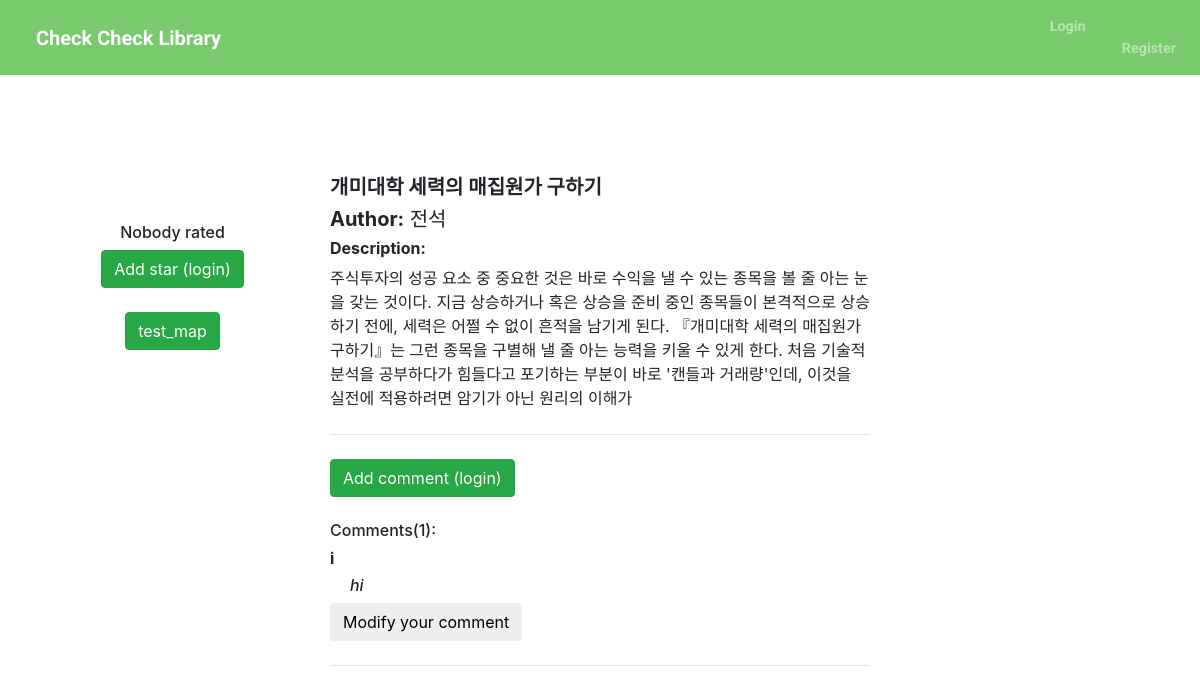
The page /book/9791196119584 on the database its author committed.
### books/models.py (models this page shows, shortened)
class Book(models.Model):
    title = models.CharField(max_length=300)
    slug = models.SlugField(unique=True)
    description = models.TextField(max_length=10000000, default="About book")
    image = models.ImageField(
        default='default_book.png', upload_to='books_pics')
    author = models.CharField(max_length=100)
    publish_date = models.DateField(blank=True, null=True, default='')
    last_rating = models.IntegerField(default=0)
    @property
    def actual_rating(self):
        list_of_stars = []
        for star in range(self.last_rating):
            list_of_stars.append(star)
        return list_of_stars

class BookComment(models.Model):
    book = models.ForeignKey(Book, on_delete=models.CASCADE, related_name='comments')
    user = models.ForeignKey(User, on_delete=models.PROTECT)
    text = models.CharField(max_length=300)

### books/views.py (the view, shortened to what this page needs)
# urls.py: path('book/<slug:slug>', BookDetailView.as_view(), name='bookDetail'),
class BookDetailView(FormMixin, DetailView):
    model = Book
    form_class = CommentForm
    def get_context_data(self, **kwargs):
        context = super().get_context_data(**kwargs)
        context['form'] = self.get_form()
        context['comments'] = BookComment.objects.filter(
            book=self.object).order_by('-id')
        return context

### books/templates/books/book_detail.html
{% extends "base.html" %}
{% load crispy_forms_tags %}
{% block content %}
<div class="row">
    <div class="col-md-4 bookDetailLeftSide">
        <img class="bookImage" src="{{ book.image }}" alt=""> <br>
        {% if book.actual_rating %}
        {% for rate in book.actual_rating %}
        <span class="fa fa-star checked"></span>
        {% endfor %}
        <br>
        Num of rates({{ book.reviews.count }})<br>
        {% else %}
        <br>
        <h6>Nobody rated</h6>
        {% endif %}
        {% if user.is_authenticated %}
        Give star:
        <a href="{% url 'rate_book' slug=book.slug rating=1 %}">1</a>
        <a href="{% url 'rate_book' slug=book.slug rating=2 %}">2</a>
        <a href="{% url 'rate_book' slug=book.slug rating=3 %}">3</a>
        <a href="{% url 'rate_book' slug=book.slug rating=4 %}">4</a>
        <a href="{% url 'rate_book' slug=book.slug rating=5 %}">5</a> <br>
        <a href="#commentBox">Num of comments ({{ book.comments.count }})</a>
        {% else %}
        <a href="{% url 'login_to_comment_redirect' slug=book.slug %}">
            <button class="btn btn-success btn-xs">Add star (login)</button></a>
        {% endif %}
        <br><br>
        <a href="{% url 'map' slug=book.slug %}" class="btn btn-success btn-xs"> test_map </a>
    </div>
    <div class="col-md-8">
        <h5><strong>{{ book.title }}</strong> </h5>
        <h5><strong>Author:</strong> {{ book.author }}</h5>
        <h6><strong>Description:</strong> </h6>
        <p> {{ book.description }}</p>
        <hr class="my-4">
        <div id="commentBox">
            {% if user.is_authenticated %}
            <form method="post" class="formsWidth">
                {% csrf_token %}
                {{ form|crispy }}
                <button type="submit" class="btn btn-success">Add comment</button>
            </form>
            {% else %}
            <a href="{% url 'login_to_comment_redirect' slug=book.slug %}"><button class="btn btn-success btn-xs">Add
                    comment (login)</button></a>
            {% endif %}
            {% if comments %}
            <br> <br>
            <h6>Comments({{ book.comments.count }}):</h6>
            {% for comment in comments %}
            <div>
                <h6><strong>{{ comment.user.username }}</strong></h6>
                <h6 class="comment_text">{{ comment.text }}</h6>
                <button type="submit" class="btn btn-default">Modify your comment</button>
            </div>
            <hr class="my-4">
            {% endfor %}
            {% else %}
            <h6>No comments here yet</h6>
            {% endif %}
        </div>
    </div>
</div>
{% endblock content %}

### templates/base.html (shortened to what this page needs)
{% load static %}
<!DOCTYPE html>
<html lang="en">
<head>
    <link rel="stylesheet" href="{% static 'css/main.css' %}">
    <link rel="stylesheet" href="https://stackpath.bootstrapcdn.com/bootstrap/4.1.3/css/bootstrap.min.css"
>
    <link rel="stylesheet" href="https://cdnjs.cloudflare.com/ajax/libs/font-awesome/4.7.0/css/font-awesome.min.css">
    <link rel="stylesheet" href="https://use.fontawesome.com/releases/v5.4.2/css/all.css"
>
</head>
<header class="site-header">
    <nav class="navbar navbar-expand-md navbar-dark" style="background-color: #78CA6D;" fixed-top>
        <div class="container">
            <a class="navbar-brand mr-4" href="{% url 'home' %}"><img style="height:1.4em;" src="{% static 'icons/regal.png' %}"
                    alt=""> Check Check Library</a>
          </div>
        <div class="navbar-nav">
            {% if user.is_authenticated %}
            <a class="nav-item nav-link" href="{% url 'UserProfile' %}"><img src="{% static 'icons/profile.png' %}"
                            alt="">
                        Your account({{ user.username }})
            </a>
            <a class="nav-item nav-link" href="{% url 'logout' %}"><img src="{% static 'icons/logout.png' %}"
                            alt=""> Logout</a>
            {% else %}
            <a class="nav-item nav-link" href="{% url 'login' %}"><img src="{% static 'icons/login.png' %}" alt="">Login</a>
            <a class="nav-item nav-link" href="{% url 'signup' %}"><img src="{% static 'icons/register.png' %}" alt=""> Register</a>
            {% endif %}
        </div>
    </nav>
</header>
<body>
    <main role="main" class="container pageContent">
        <div class="row">
            <div class="col-md-9">
                {% block content %}{% endblock %}
            </div>
        </div>
    </main>
</body>
</html>
</html>

### static/css/main.css (style rules this page uses)
body { background: #fafafa; color: #333333; margin-top: 5rem; padding-bottom: 50px; }
.navbar-nav { font-size: 0.9em; }
.navbar-brand { font-family: "Work Sans", sans-serif; font-weight: bold; }
.site-header .navbar-nav .nav-link { color: #cbd5db; font-weight: bold; font-family: "Roboto", sans-serif; margin-left: 20px; }
.pageContent { margin-top: 100px; }
.bookDetailLeftSide { text-align: center; }
.comment_text { font-style: italic; margin-left: 20px; }

### rows shown on the page
Book: title "개미대학 세력의 매집원가 구하기", author "전석", description "주식투자의 성공 요소 중 중요한 것은 바로 수익을 낼 수 있는 종목을 볼 줄 아는 눈을 갖는 것이다. 지금 상승하거나 혹은 상승을 준비 중인 종목들이 본격적으로 상승하기 전에, 세력은 어쩔 수 없이 흔적을 남기게 된다. 『개미대학 세력의 매집원가 구하기』는 그런 종목을 구별해 낼 줄 아는 능력을 키울 수 있게 한다. 처음 기술적 분석을 공부하다가 힘들다고 포기하는 부분이 바로 '캔들과 거래량'인데, 이것을 실전에 적용하려면 암기가 아닌 원리의 이해가", comments.count "1"
BookComment: user.username "i", text "hi"
